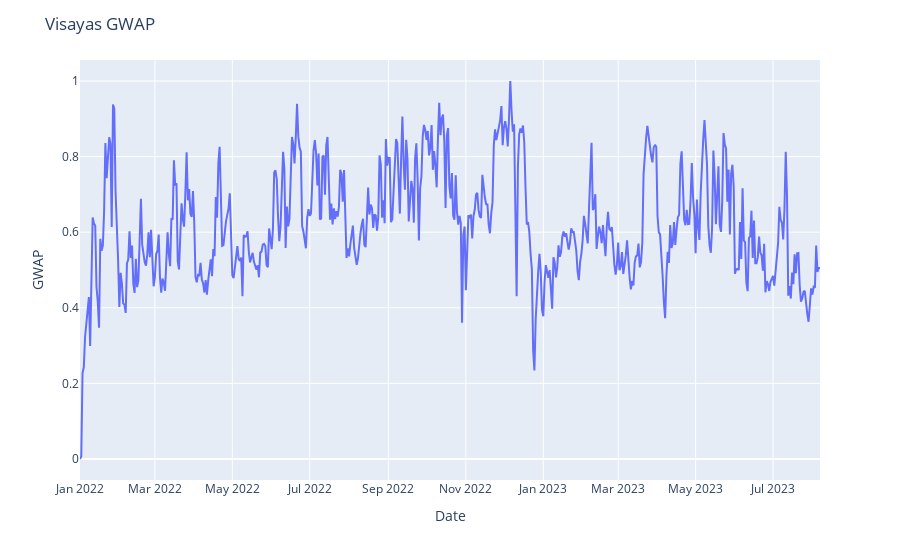
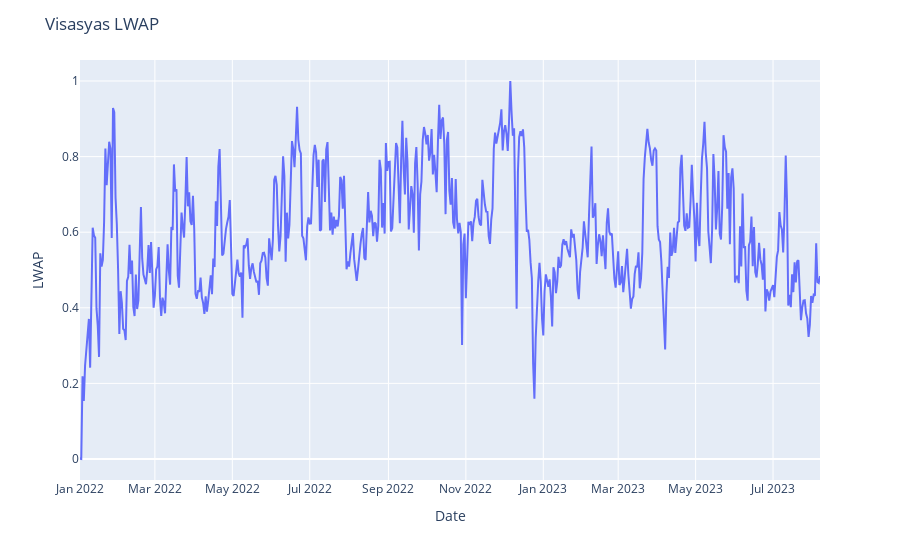

The notebook cell saved with these charts, in order:
### Code cell
#Plotting Train LWAP ang GWAP
# Create the line plot
vis_gwap_plot = px.line(VIS_GWAP_train, x=VIS_GWAP_train.index, y='GWAP')
vis_lwap_plot = px.line(VIS_LWAP_train, x=VIS_LWAP_train.index, y='LWAP')
# Set the title using the ticker value
vis_gwap_plot.update_layout(title=f"Visayas GWAP")
vis_lwap_plot.update_layout(title=f"Visasyas LWAP")
# Display the plot
vis_gwap_plot.show()
vis_lwap_plot.show()

### Figure 1 — Plotly figure (JSON) as saved in the notebook; plotly's stock layout.template omitted (floating-point values rounded to 4 significant figures; data arrays with more than 128 entries replaced by an {"elided": "..."} marker saying what was removed)
{"data": [{"hovertemplate": "Date=%{x}<br>GWAP=%{y}<extra></extra>", "legendgroup": "", "line": {"color": "#636efa", "dash": "solid"}, "marker": {"symbol": "circle"}, "mode": "lines", "name": "", "orientation": "v", "showlegend": false, "type": "scatter", "x": {"elided": "584 str values"}, "xaxis": "x", "y": {"elided": "584 float values"}, "yaxis": "y"}], "layout": {"legend": {"tracegroupgap": 0}, "margin": {"t": 60}, "title": {"text": "Visayas GWAP"}, "xaxis": {"anchor": "y", "domain": [0, 1], "title": {"text": "Date"}}, "yaxis": {"anchor": "x", "domain": [0, 1], "title": {"text": "GWAP"}}}}

### Figure 2 — Plotly figure (JSON) as saved in the notebook; plotly's stock layout.template omitted (floating-point values rounded to 4 significant figures; data arrays with more than 128 entries replaced by an {"elided": "..."} marker saying what was removed)
{"data": [{"hovertemplate": "Date=%{x}<br>LWAP=%{y}<extra></extra>", "legendgroup": "", "line": {"color": "#636efa", "dash": "solid"}, "marker": {"symbol": "circle"}, "mode": "lines", "name": "", "orientation": "v", "showlegend": false, "type": "scatter", "x": {"elided": "584 str values"}, "xaxis": "x", "y": {"elided": "584 float values"}, "yaxis": "y"}], "layout": {"legend": {"tracegroupgap": 0}, "margin": {"t": 60}, "title": {"text": "Visasyas LWAP"}, "xaxis": {"anchor": "y", "domain": [0, 1], "title": {"text": "Date"}}, "yaxis": {"anchor": "x", "domain": [0, 1], "title": {"text": "LWAP"}}}}
